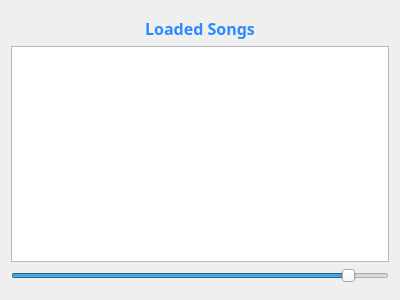
<?xml version="1.0" encoding="UTF-8"?>
<ui version="4.0">
 <class>Form</class>
 <widget class="QWidget" name="Form">
  <property name="geometry">
   <rect>
    <x>0</x>
    <y>0</y>
    <width>400</width>
    <height>300</height>
   </rect>
  </property>
  <property name="windowTitle">
   <string>Form</string>
  </property>
  <layout class="QVBoxLayout" name="verticalLayout">
   <item>
    <spacer name="verticalSpacer_2">
     <property name="orientation">
      <enum>Qt::Vertical</enum>
     </property>
     <property name="sizeType">
      <enum>QSizePolicy::Minimum</enum>
     </property>
     <property name="sizeHint" stdset="0">
      <size>
       <width>20</width>
       <height>6</height>
      </size>
     </property>
    </spacer>
   </item>
   <item>
    <widget class="QLabel" name="label">
     <property name="font">
      <font>
       <family>Source Code Pro</family>
       <pointsize>12</pointsize>
       <weight>75</weight>
       <bold>true</bold>
      </font>
     </property>
     <property name="styleSheet">
      <string notr="true">color: rgb(42, 138, 255);;
background-color: ;
font-family: &quot;Source Code Pro&quot;;
font-weight: bold;</string>
     </property>
     <property name="text">
      <string>Loaded Songs</string>
     </property>
     <property name="alignment">
      <set>Qt::AlignCenter</set>
     </property>
    </widget>
   </item>
   <item>
    <widget class="QListWidget" name="loaded_songs">
     <property name="itemAlignment">
      <set>Qt::AlignHCenter|Qt::AlignJustify</set>
     </property>
    </widget>
   </item>
   <item>
    <widget class="QSlider" name="volume_slider">
     <property name="toolTip">
      <string>Volume</string>
     </property>
     <property name="minimum">
      <number>-100</number>
     </property>
     <property name="maximum">
      <number>10</number>
     </property>
     <property name="orientation">
      <enum>Qt::Horizontal</enum>
     </property>
    </widget>
   </item>
   <item>
    <spacer name="verticalSpacer">
     <property name="orientation">
      <enum>Qt::Vertical</enum>
     </property>
     <property name="sizeType">
      <enum>QSizePolicy::Minimum</enum>
     </property>
     <property name="sizeHint" stdset="0">
      <size>
       <width>20</width>
       <height>6</height>
      </size>
     </property>
    </spacer>
   </item>
   <item>
    <layout class="QVBoxLayout" name="verticalLayout_2"/>
   </item>
  </layout>
 </widget>
 <resources/>
 <connections/>
</ui>
